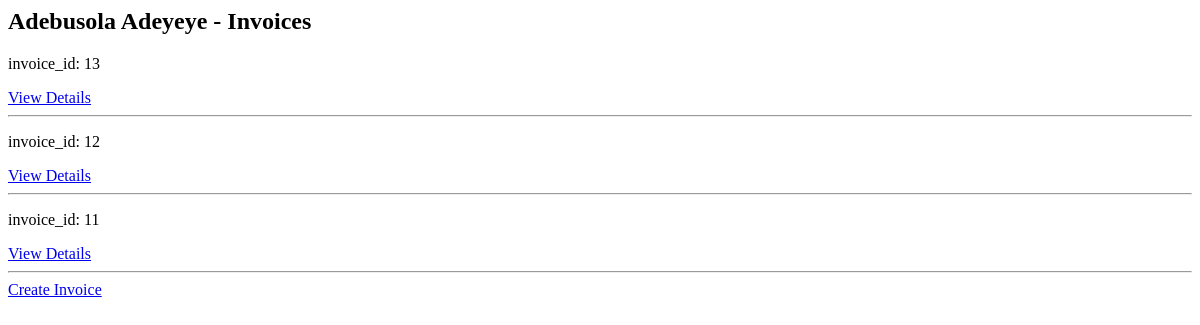
The page /invoice/invoice/customer/invoices/2/ on the database as committed earlier.
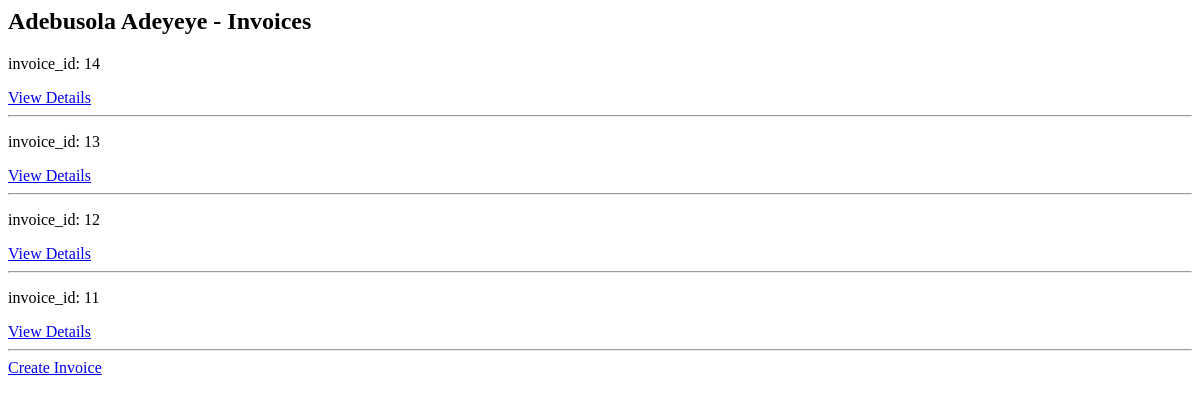
The same page on the database as committed later.
### invoice/models.py (models this page shows, shortened)
class Invoice(BaseModel):
    customer = models.ForeignKey(Customer, on_delete=models.CASCADE, related_name='invoices')
    date = models.DateTimeField(auto_now_add=True)
    deposit = models.DecimalField(max_digits=10, decimal_places=2, default=0)
    deposit2 = models.DecimalField(max_digits=10, decimal_places=2, default=0)

### invoice/views.py (the view)
# urls.py: path('invoice/customer/invoices/<int:pk>/', CustomerInvoicesView.as_view(), name='customer_invoices'),
class CustomerInvoicesView(View):
    template_name = 'invoice/customer_invoice.html'
    def get(self, request, *args, **kwargs):
        customer = Customer.objects.get(pk=self.kwargs['pk'])
        invoices = Invoice.objects.filter(customer=customer)
        context = {'customer': customer, 'invoices': invoices}
        return render(request, self.template_name, context)

### invoice/templates/invoice/customer_invoice.html
{% block content %}
  <h2>{{ customer.name }} - Invoices</h2>
  {% for invoice in invoices %}
    <div>
    <p>invoice_id: {{invoice.id}}</p>
      <a href="{% url 'invoice:invoice_detail' invoice.id %}">View Details</a>
    </div>
    <hr>
  {% endfor %}
  <a href="{% url 'invoice:invoice_create' pk=customer.pk %}">Create Invoice</a>
{% endblock %}

Rows that differ between the two databases and show on the page:
added Invoice: id "14"
